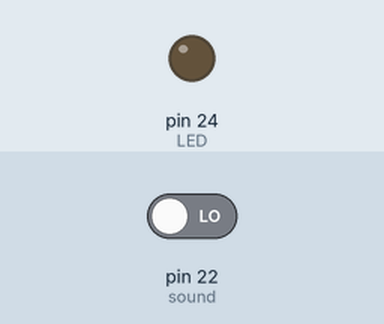
This sketch was run on a simulated Arduino Mega 2560, built with avr-gcc and run on an emulated ATmega2560. Parts: output pins drawn as LEDs (lit = HIGH). Dashed ring = blinking. Inputs (shaded band) come from the test bench; at power-on: pin 22 (sound) LOW. What the sketch prints to the serial monitor is not drawn.

Above: at 1.2 s.
1.3 s: pin 22 (sound) driven HIGH
At 1.6 s:
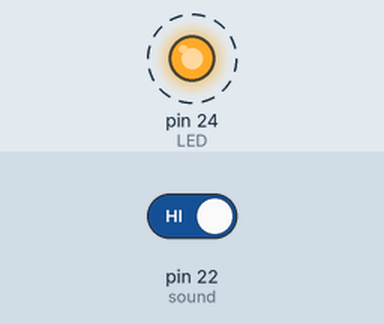
4.3 s: pin 22 (sound) driven LOW
At 4.6 s:
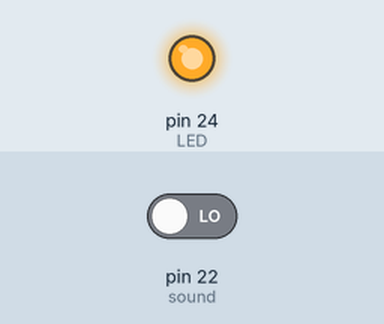
Timing chart, 0 to 7.3 s (numbered marks = the images above; inputs shaded):
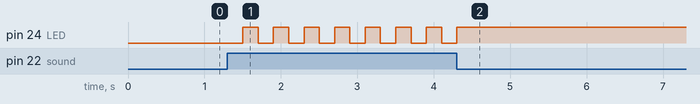

The sketch:

sound1.ino
```cpp
int sound = 22;
int LED = 24;
int count = 0;

void setup(){
  pinMode(LED,OUTPUT);
  pinMode(sound,INPUT);
  Serial.begin(9600);
}

void loop(){
  if(digitalRead(sound) == HIGH){
    count++;
    delay(200);
  }
  if(count == 2)
  {
    count = 0;
  }
  if(count == 1){
    digitalWrite(LED,HIGH);
  }
  else{
    digitalWrite(LED,LOW);
  }
  Serial.println(count);
}
```

Measured:
- after the input at 1.3 s, pin 24 (LED): alternates HIGH for 0.20 s and LOW for 0.20 s, starting after 0.20 s
- after the input at 4.3 s, pin 24 (LED): goes on until 4.3 s, then stays HIGH
